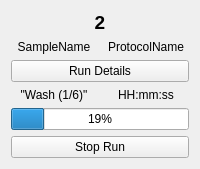
          <widget class="QWidget" name="S2Page1">
           <layout class="QGridLayout" name="gridLayout_35">
            <item row="0" column="0" colspan="2">
             <widget class="QLabel" name="casN_21">
              <property name="sizePolicy">
               <sizepolicy hsizetype="MinimumExpanding" vsizetype="Fixed">
                <horstretch>0</horstretch>
                <verstretch>0</verstretch>
               </sizepolicy>
              </property>
              <property name="font">
               <font>
                <pointsize>14</pointsize>
                <weight>75</weight>
                <bold>true</bold>
               </font>
              </property>
              <property name="text">
               <string>2</string>
              </property>
              <property name="alignment">
               <set>Qt::AlignCenter</set>
              </property>
             </widget>
            </item>
            <item row="1" column="0">
             <widget class="QLabel" name="sampName_2">
              <property name="sizePolicy">
               <sizepolicy hsizetype="MinimumExpanding" vsizetype="Fixed">
                <horstretch>0</horstretch>
                <verstretch>0</verstretch>
               </sizepolicy>
              </property>
              <property name="text">
               <string>SampleName</string>
              </property>
              <property name="alignment">
               <set>Qt::AlignCenter</set>
              </property>
             </widget>
            </item>
            <item row="1" column="1">
             <widget class="QLabel" name="protName_2">
              <property name="sizePolicy">
               <sizepolicy hsizetype="MinimumExpanding" vsizetype="Fixed">
                <horstretch>0</horstretch>
                <verstretch>0</verstretch>
               </sizepolicy>
              </property>
              <property name="text">
               <string>ProtocolName</string>
              </property>
              <property name="alignment">
               <set>Qt::AlignCenter</set>
              </property>
             </widget>
            </item>
            <item row="2" column="0" colspan="2">
             <widget class="QPushButton" name="runDetB_2">
              <property name="sizePolicy">
               <sizepolicy hsizetype="MinimumExpanding" vsizetype="Fixed">
                <horstretch>0</horstretch>
                <verstretch>0</verstretch>
               </sizepolicy>
              </property>
              <property name="text">
               <string>Run Details</string>
              </property>
              <property name="autoDefault">
               <bool>false</bool>
              </property>
              <property name="default">
               <bool>false</bool>
              </property>
              <property name="flat">
               <bool>false</bool>
              </property>
             </widget>
            </item>
            <item row="3" column="0">
             <widget class="QLabel" name="stepLab_2">
              <property name="sizePolicy">
               <sizepolicy hsizetype="MinimumExpanding" vsizetype="Fixed">
                <horstretch>0</horstretch>
                <verstretch>0</verstretch>
               </sizepolicy>
              </property>
              <property name="text">
               <string>&quot;Wash (1/6)&quot;</string>
              </property>
              <property name="alignment">
               <set>Qt::AlignCenter</set>
              </property>
             </widget>
            </item>
            <item row="3" column="1">
             <widget class="QLabel" name="time_2">
              <property name="sizePolicy">
               <sizepolicy hsizetype="MinimumExpanding" vsizetype="Fixed">
                <horstretch>0</horstretch>
                <verstretch>0</verstretch>
               </sizepolicy>
              </property>
              <property name="text">
               <string>HH:mm:ss</string>
              </property>
              <property name="alignment">
               <set>Qt::AlignCenter</set>
              </property>
             </widget>
            </item>
            <item row="4" column="0" colspan="2">
             <widget class="QProgressBar" name="progressBar_2">
              <property name="enabled">
               <bool>true</bool>
              </property>
              <property name="sizePolicy">
               <sizepolicy hsizetype="MinimumExpanding" vsizetype="Fixed">
                <horstretch>0</horstretch>
                <verstretch>0</verstretch>
               </sizepolicy>
              </property>
              <property name="value">
               <number>19</number>
              </property>
              <property name="textVisible">
               <bool>true</bool>
              </property>
              <property name="format">
               <string>%p%</string>
              </property>
             </widget>
            </item>
            <item row="5" column="0" colspan="2">
             <widget class="QPushButton" name="stopB_2">
              <property name="sizePolicy">
               <sizepolicy hsizetype="MinimumExpanding" vsizetype="Fixed">
                <horstretch>0</horstretch>
                <verstretch>0</verstretch>
               </sizepolicy>
              </property>
              <property name="text">
               <string>Stop Run</string>
              </property>
             </widget>
            </item>
           </layout>
          </widget>
